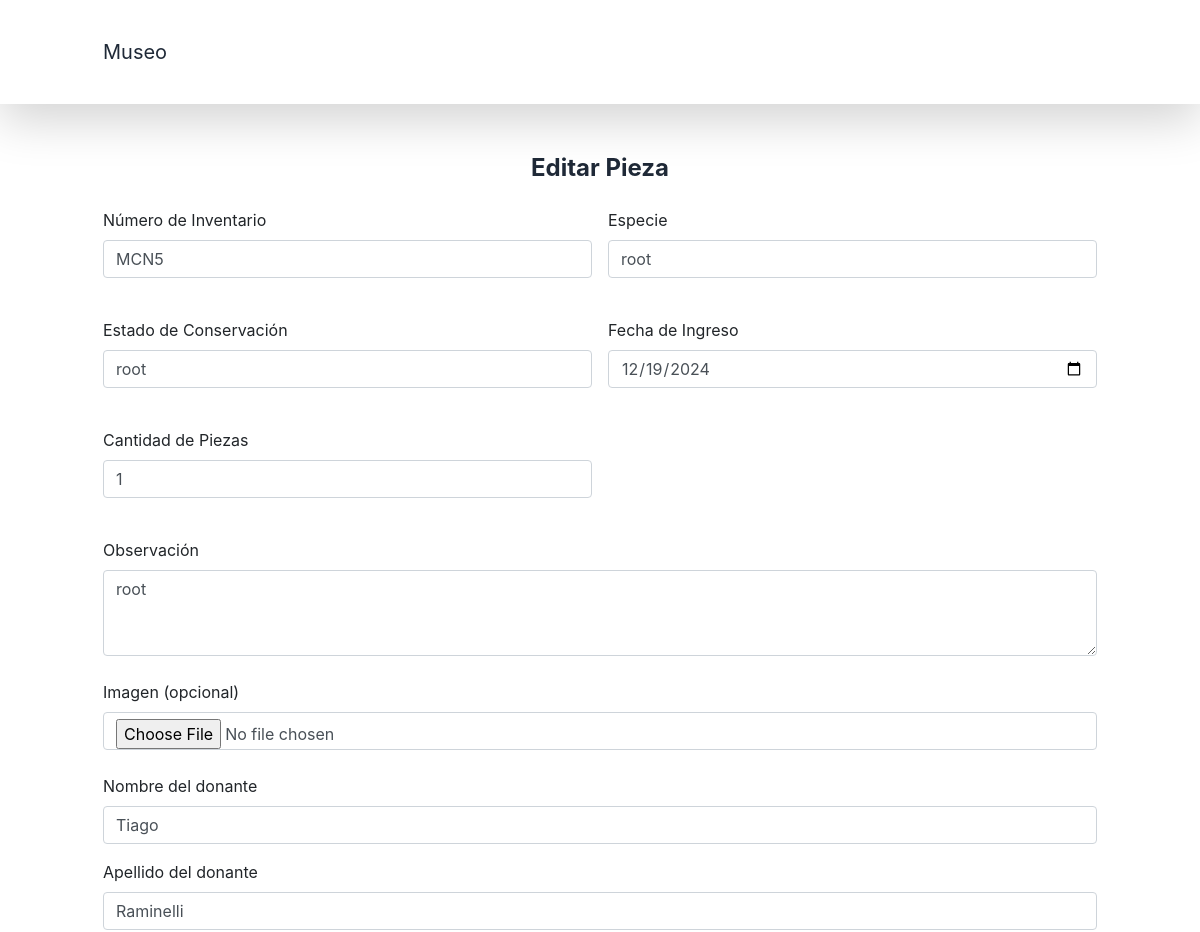
Page /listados/funciones/editarPieza.php?id=130&clasificacion=Arqueología (signed in, upper part) on the earlier database version.
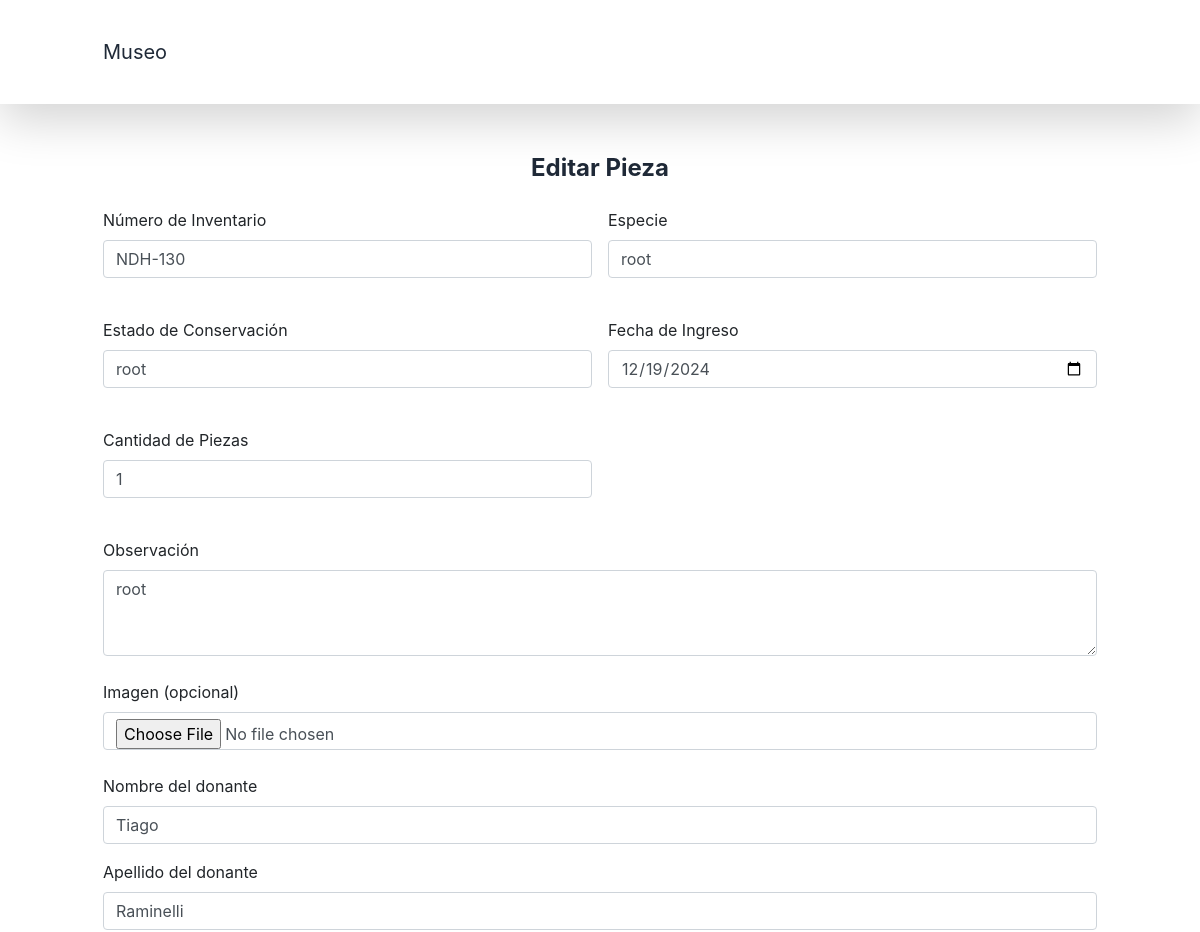
Same page on the later database version.
### tables this page shows
CREATE TABLE `pieza` (
  `idPieza` int(11) NOT NULL,
  `num_inventario` varchar(255) DEFAULT NULL,
  `especie` varchar(255) DEFAULT NULL,
  `estado_conservacion` varchar(255) DEFAULT NULL,
  `fecha_ingreso` date DEFAULT NULL,
  `cantidad_de_piezas` varchar(255) DEFAULT NULL,
  `clasificacion` varchar(255) DEFAULT NULL,
  `observacion` varchar(255) DEFAULT NULL,
  `imagen` varchar(255) DEFAULT NULL,
  `Donante_idDonante` int(11) NOT NULL
);

CREATE TABLE `donante` (
  `idDonante` int(11) NOT NULL,
  `nombre` varchar(255) DEFAULT NULL,
  `apellido` varchar(255) DEFAULT NULL,
  `fecha` date DEFAULT NULL
);

### modelo/pieza.php (called while the page is built, shortened)
<?php
require_once "bd.php";
class Pieza {
    protected $conection;
    private function getConection() {
        $db = new Db();
        $this->conection = $db->conection;
    }
public function getPiezaByIdAndClasificacionAndDonante($id, $clasificacion) {
    $clasificacionTablaMap = [
        'Paleontología' => 'Paleontologia',
        'Osteología' => 'Osteologia',
        'Ictiología' => 'Ictiologia',
        'Geología' => 'Geologia',
        'Botánica' => 'botanica',
        'Zoología' => 'Zoologia',
        'Arqueología' => 'Arqueologia',
        'Octología' => 'Octologia'
    ];
    $tablaRelacionada = $clasificacionTablaMap[$clasificacion];
    $sql = "SELECT *
    FROM pieza
    INNER JOIN $tablaRelacionada ON pieza.idPieza = $tablaRelacionada.Pieza_idPieza
    INNER JOIN donante ON pieza.Donante_idDonante = donante.idDonante
    WHERE pieza.idPieza = ?;
    ";
    $stmt = $this->conection->prepare($sql);
    $stmt->execute([$id]);
    return $stmt->fetch(PDO::FETCH_ASSOC);
}
}
?>

### modelo/bd.php (called while the page is built, shortened)
<?php
class Db {
	public function __construct($host='localhost',$db_name='museo',$db_user='root',$db_pass='') {
		$this->host = $host;
		$this->db = $db_name;
		$this->user = $db_user;
		$this->pass = $db_pass;
		try {
           $this->conection = new PDO('mysql:host='.$this->host.'; dbname='.$this->db, $this->user, $this->pass);
        } catch (PDOException $e) {
            echo $e->getCode()." ; ".$e->getMessage();
            exit();
        }
	}
}

### listados/funciones/editarPieza.php (the view, shortened to what the changed rows need)
<?php
require_once "../../modelo/bd.php";
require_once "../../modelo/pieza.php";
if ($_SERVER['REQUEST_METHOD'] == 'GET') {
    if (isset($_GET['id']) && isset($_GET['clasificacion'])) {
        $idPieza = filter_input(INPUT_GET, 'id', FILTER_VALIDATE_INT);
        $clasificacion = $_GET['clasificacion'];
        if ($idPieza && $clasificacion) {
            $pieza = new Pieza();
            $datos = $pieza->getPiezaByIdAndClasificacionAndDonante($idPieza, $clasificacion);
        } else {
            echo "ID o clasificación no válidos.";
        }
    } else {
        echo "Parámetros no recibidos.";
    }
}
?>
<!DOCTYPE html>
<html lang="es">
<head>
    <link rel="stylesheet" href="https://stackpath.bootstrapcdn.com/bootstrap/4.5.2/css/bootstrap.min.css">
    <script src="https://cdn.tailwindcss.com"></script>
</head>
<body>
<div class="container my-5">
    <h2 class="text-center text-2xl font-bold text-gray-800 mb-4">Editar Pieza</h2>
    <form action="./cargarPieza.php" method="post" id="piezaForm" enctype="multipart/form-data">
        <div class="grid grid-cols-1 md:grid-cols-2 gap-4 mb-4">
            <div class="mb-3">
                <label for="num_inventario" class="form-label">Número de Inventario</label>
                <input type="text" class="form-control" id="num_inventario" name="num_inventario" required
                       value="<?= isset($datos['num_inventario']) ? htmlspecialchars($datos['num_inventario']) : '' ?>">
            </div>
            <div class="mb-3">
                <label for="especie" class="form-label">Especie</label>
                <input type="text" class="form-control" id="especie" name="especieP" required
                       value="<?= isset($datos['especie']) ? htmlspecialchars($datos['especie']) : '' ?>">
            </div>
        </div>
        <div class="grid grid-cols-1 md:grid-cols-2 gap-4 mb-4">
            <div class="mb-3">
                <label for="estado_conservacion" class="form-label">Estado de Conservación</label>
                <input type="text" class="form-control" id="estado_conservacion" name="estado_conservacion" required
                       value="<?= isset($datos['estado_conservacion']) ? htmlspecialchars($datos['estado_conservacion']) : '' ?>">
            </div>
            <div class="mb-3">
                <label for="fecha_ingreso" class="form-label">Fecha de Ingreso</label>
                <input type="date" class="form-control" id="fecha_ingreso" name="fecha_ingreso" required
                       value="<?= isset($datos['fecha_ingreso']) ? htmlspecialchars($datos['fecha_ingreso']) : '' ?>">
            </div>
        </div>
        <div class="grid grid-cols-1 md:grid-cols-2 gap-4 mb-4">
            <div class="mb-3">
                <label for="cantidad_de_piezas" class="form-label">Cantidad de Piezas</label>
                <input type="text" class="form-control" id="cantidad_de_piezas" name="cantidad_de_piezas" required
                       value="<?= isset($datos['cantidad_de_piezas']) ? htmlspecialchars($datos['cantidad_de_piezas']) : '' ?>">
            </div>
        </div>
        <div class="mb-4">
            <label for="observacion" class="form-label">Observación</label>
            <textarea class="form-control" id="observacion" name="observacion" rows="3" required><?= isset($datos['observacion']) ? htmlspecialchars($datos['observacion']) : '' ?></textarea>
        </div>
        <div class="mb-4 bg-white rounded ">
            <div class="mb-3">
                <label for="nombre" class="form-label">Nombre del donante</label>
                <input type="text" id="donante_nombre" class="form-control" name="donante_nombre" value="<?= htmlspecialchars($datos['nombre']) ?>" >
            </div>
            <div class="mb-3">
                <label for="apellido" class="form-label">Apellido del donante</label>
                <input type="text" id="donante_apellido" class="form-control" name="donante_apellido" value="<?= htmlspecialchars($datos['apellido']) ?>" >
            </div>
        </div>
    </form>
</div>
</body>
</html>

Differences in the rows shown:
changed pieza "root": num_inventario "MCN5" → "NDH-130"
